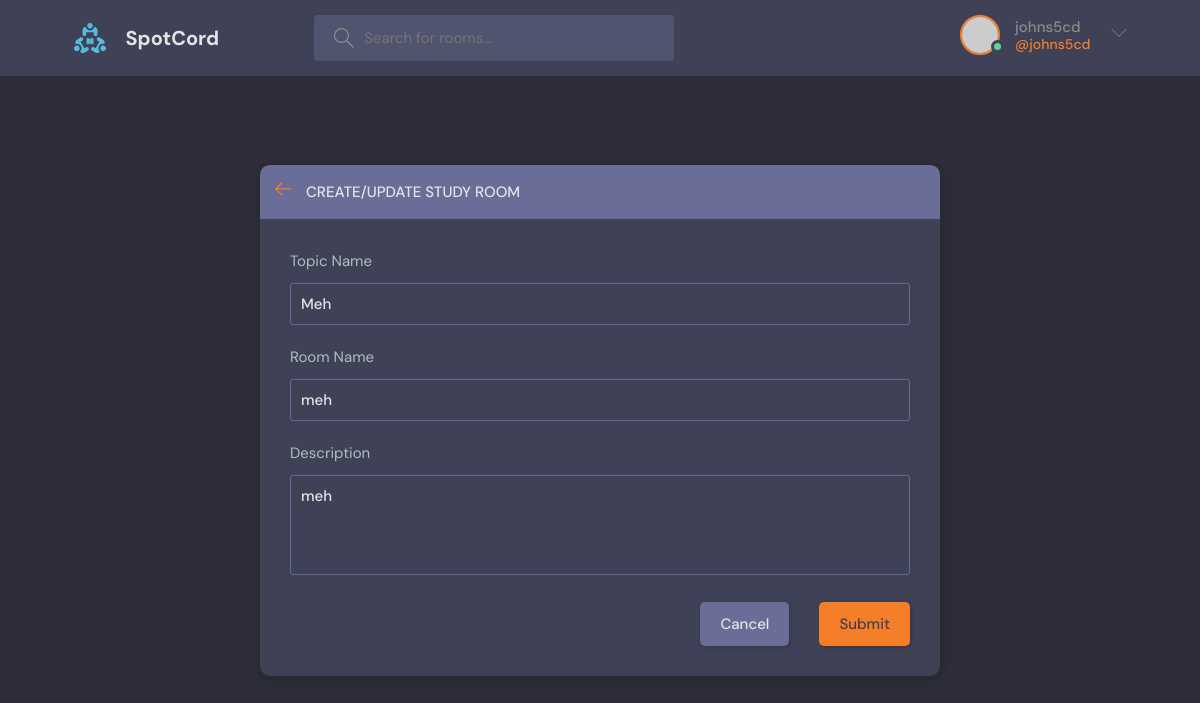
Screenshot of /update-room/1/ (signed in) with the database file from the repository.
### core/models.py (models this page shows, shortened)
class Room(models.Model):
    host = models.ForeignKey(User, on_delete=models.SET_NULL, null=True, related_name='room')
    topic = models.ForeignKey(Topic, on_delete=models.SET_NULL, null=True, related_name='room')
    name = models.CharField(max_length=200)
    description = models.TextField(blank=True, null=True)
    participants = models.ManyToManyField(User, blank=True, related_name='participants')
    updated_at = models.DateTimeField(auto_now=True)
    created_at = models.DateTimeField(auto_now_add=True)

class Topic(models.Model):
    name = models.CharField(max_length=200)

### core/views.py (the view)
# urls.py: path('update-room/<str:pk>/', update_room, name='update-room'),
@login_required(login_url='login')
def update_room(request, pk):
    room = Room.objects.get(id=pk)
    form = RoomForm(instance=room)
    if request.user != room.host:
        return HttpResponse("You're not allowed")
    if request.method == 'POST':
        topic = request.POST.get('topic')
        topic, created = Topic.objects.get_or_create(name=topic)
        form.save()
        return redirect('home')
    return render(request, 'core/room_form.html', {'form': form, 'room': room})

### core/forms.py
class RoomForm(ModelForm):
    class Meta:
        model = Room
        fields = ['topic', 'name', 'description']
        labels = {'name': 'RoomName'}

### core/templates/core/room_form.html (shortened to what this page needs)
{% extends "index.html" %}
{% block content %}
  <main class="create-room layout">
    <div class="container">
      <div class="layout__box">
        <div class="layout__boxHeader">
          <div class="layout__boxTitle">
            <a href="{{request.META.HTTP_REFERER}}">
              <svg version="1.1" xmlns="http://www.w3.org/2000/svg" width="32" height="32" viewBox="0 0 32 32">
                <title>arrow-left</title>
                <path
                  d="M13.723 2.286l-13.723 13.714 13.719 13.714 1.616-1.611-10.96-10.96h27.625v-2.286h-27.625l10.965-10.965-1.616-1.607z">
                </path>
              </svg>
            </a>
            <h3>Create/Update Study Room</h3>
          </div>
        </div>
        <div class="layout__body">
          <form class="form" action="#" method="POST">
            <div class="form__group">
              <label for="room_name">Topic Name</label>
              <input type="text" required value="{{ room.topic.name }}" name="topic" id="" list="choice-list"/>
            </div>
            <div class="form__group">
              <label for="room_name">Room Name</label>
              {{ form.name }}
            </div>
            <div class="form__group">
              <label for="room_name">Description</label>
              {{ form.description }}
            </div>
            <div class="form__action">
              <a class="btn btn--dark" href="{% url 'home' %}">Cancel</a>
              <button class="btn btn--main" type="submit">Submit</button>
            </div>
          </form>
        </div>
      </div>
    </div>
  </main>
  {% endblock content %}

### templates/navbar.html (shortened to what this page needs)
{% load static %}
<header class="header header--loggedIn">
  <div class="container">
    <a href="{% url "home" %}" class="header__logo">
      <img src="{% static "images/logo.svg" %}" />
      <h1>SpotCord</h1>
    </a>
    <form class="header__search" action="{% url "home" %}">
      <label>
        <input type="text" name="qs" placeholder="Search for rooms..." />
      </label>
    </form>
    <nav class="header__menu">
      {% if request.user.is_authenticated %}
      <div class="header__user">
        <a href="{% url 'user-profile' request.user.id %}">
          <div class="avatar avatar--medium active">
            <img src="https://randomuser.me/api/portraits/men/37.jpg" />
          </div>
          <p>{{ request.user.username }}<span>@{{ request.user }}</span></p>
        </a>
        <button class="dropdown-button">
          <svg version="1.1" xmlns="http://www.w3.org/2000/svg" width="32" height="32" viewBox="0 0 32 32">
            <title>chevron-down</title>
            <path d="M16 21l-13-13h-3l16 16 16-16h-3l-13 13z"></path>
          </svg>
        </button>
      </div>
      {% else %}
      <a href="{% url "login" %}">
        <img src="{% static 'images/avatar.svg' %}" />
        <p>Login</p>
      </a>
      {% endif %}
    </nav>
  </div>
</header>

### rows the page displays
Room: topic "Meh", name "meh", description "meh"

### other values shown
{{ request.user.username }} "johns5cd"
{{ request.user }} "johns5cd"
